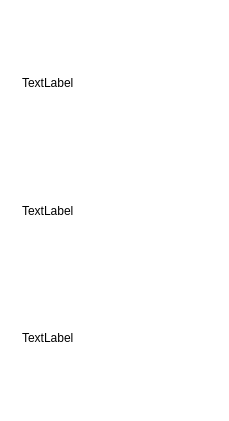
<?xml version="1.0" encoding="UTF-8"?>
<ui version="4.0">
 <class>QtTestClass</class>
 <widget class="QWidget" name="QtTestClass">
  <property name="geometry">
   <rect>
    <x>0</x>
    <y>0</y>
    <width>229</width>
    <height>421</height>
   </rect>
  </property>
  <property name="windowTitle">
   <string>QtTest</string>
  </property>
  <property name="styleSheet">
   <string notr="true">background-color: rgb(255, 255, 255);</string>
  </property>
  <layout class="QGridLayout" name="gridLayout_2">
   <item row="0" column="0">
    <widget class="QWidget" name="widget" native="true">
     <layout class="QGridLayout" name="gridLayout">
      <item row="0" column="0">
       <widget class="QLabel" name="label_1">
        <property name="text">
         <string>TextLabel</string>
        </property>
       </widget>
      </item>
      <item row="1" column="0">
       <widget class="QLabel" name="label_2">
        <property name="text">
         <string>TextLabel</string>
        </property>
       </widget>
      </item>
      <item row="2" column="0">
       <widget class="QLabel" name="label_3">
        <property name="text">
         <string>TextLabel</string>
        </property>
       </widget>
      </item>
     </layout>
    </widget>
   </item>
  </layout>
 </widget>
 <layoutdefault spacing="6" margin="11"/>
 <resources>
  <include location="QtTest.qrc"/>
 </resources>
 <connections/>
</ui>
